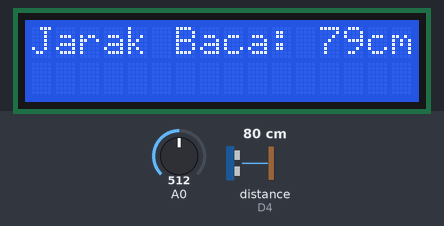
Bench run of a sketch on a simulated ESP8266 (NodeMCU). Shown: 16×2 character LCD. Wiring (inferred from the names in the program): ultrasonic range finder: trigger D3; echo D4. The test bench sets the inputs (shaded band); at power-on: distance to the obstacle (sensor on D4) 80 cm, A0 = 512. The echo pulse lasts 58.3 µs per cm; what the sketch prints to the serial monitor is not drawn.

Above: at 0.1 s.
1.3 s: distance to the obstacle (sensor on D4) set to 2 cm
At 5.6 s:
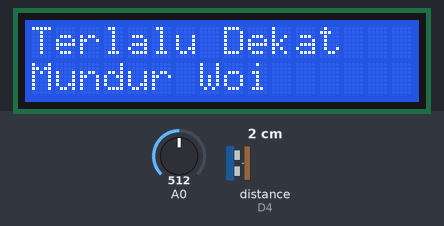
10.7 s: A0 set to 51
At 13.0 s:
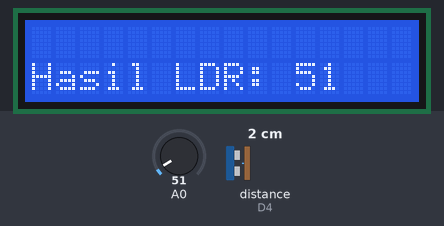
13.7 s: A0 set to 43
At 19.1 s:
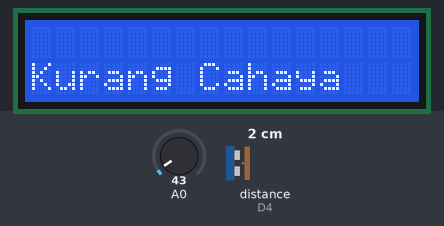
19.8 s: distance to the obstacle (sensor on D4) set to 4 cm
At 21.2 s:
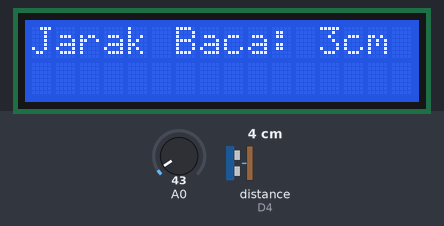
22.5 s: distance to the obstacle (sensor on D4) set to 35 cm
At 27.2 s:
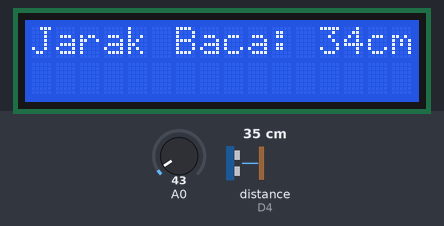
27.9 s: A0 set to 15
At 28.8 s:
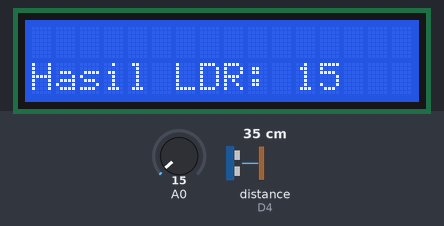
Timing chart, 0 to 30.9 s (numbered marks = the images above; inputs shaded):
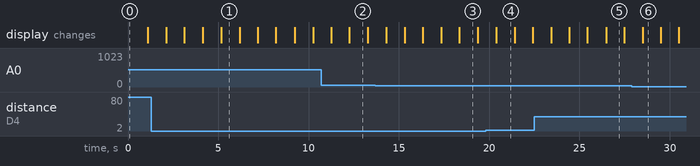

Measured:
- the behaviour switches between 49 and 48 on A0 (found by bisection; images 2 and 3)
- what the display in image 1 shows lasts 1.0 s, from 5.2 s to 6.2 s

The sketch:

cong_baru_jarak.ino
```cpp
#include <LiquidCrystal_I2C.h>

LiquidCrystal_I2C lcd(0x16, 16, 2);
#define trigPin D3
#define echoPin D4
long duration;
int distanceCm;
int hasilSensorLDR;

void setup() {
lcd.begin(16,2);
pinMode(trigPin, OUTPUT);
pinMode(echoPin, INPUT);
pinMode(A0, INPUT);
Serial.begin(9600);
}

void loop() {
lcd.setCursor(0,0);
lcd.print("Bilik Pintar");
digitalWrite(trigPin, LOW);
delayMicroseconds(2);
digitalWrite(trigPin, HIGH);
delayMicroseconds(10);
digitalWrite(trigPin, LOW);
Serial.println(analogRead(A0));
Serial.println(distanceCm);
duration = pulseIn(echoPin, HIGH);
distanceCm= duration*0.034/2;
if ( 25 < distanceCm)
{
     lcd.clear();
     lcd.setCursor(0,0);
     lcd.print("Jarak Baca: ");
     lcd.print(distanceCm);
     lcd.print ("cm");
     delay(1000);
     lcd.clear();
     delay(1000);
 }
   else
  {
    lcd.clear();
     lcd.setCursor(0,0);
     lcd.print("Jarak Baca: ");
     lcd.print(distanceCm);
     lcd.print ("cm");
     delay(1000);
     lcd.clear();
     lcd.setCursor(0,0);
     lcd.print("Terlalu Dekat");
     lcd.setCursor(0,1);
     lcd.print("Mundur Woi");
     delay(1000);
     lcd.clear();
     delay (1000);
   }

hasilSensorLDR = analogRead(A0);
if (48<hasilSensorLDR)
  {
    lcd.setCursor(0,1);
    lcd.print("Hasil LDR: ");
    lcd.print(hasilSensorLDR);
    delay(1000);
    lcd.clear();
    delay(1000);
  }
  else
  {
    lcd.setCursor(0,1);
    lcd.print("Hasil LDR: ");
    lcd.print(hasilSensorLDR);
    delay(1000);
    lcd.clear();
    lcd.setCursor(0,1);
    lcd.print("Kurang Cahaya");
    delay(1000);
    lcd.clear();
    delay (1000);
  }
}
```
